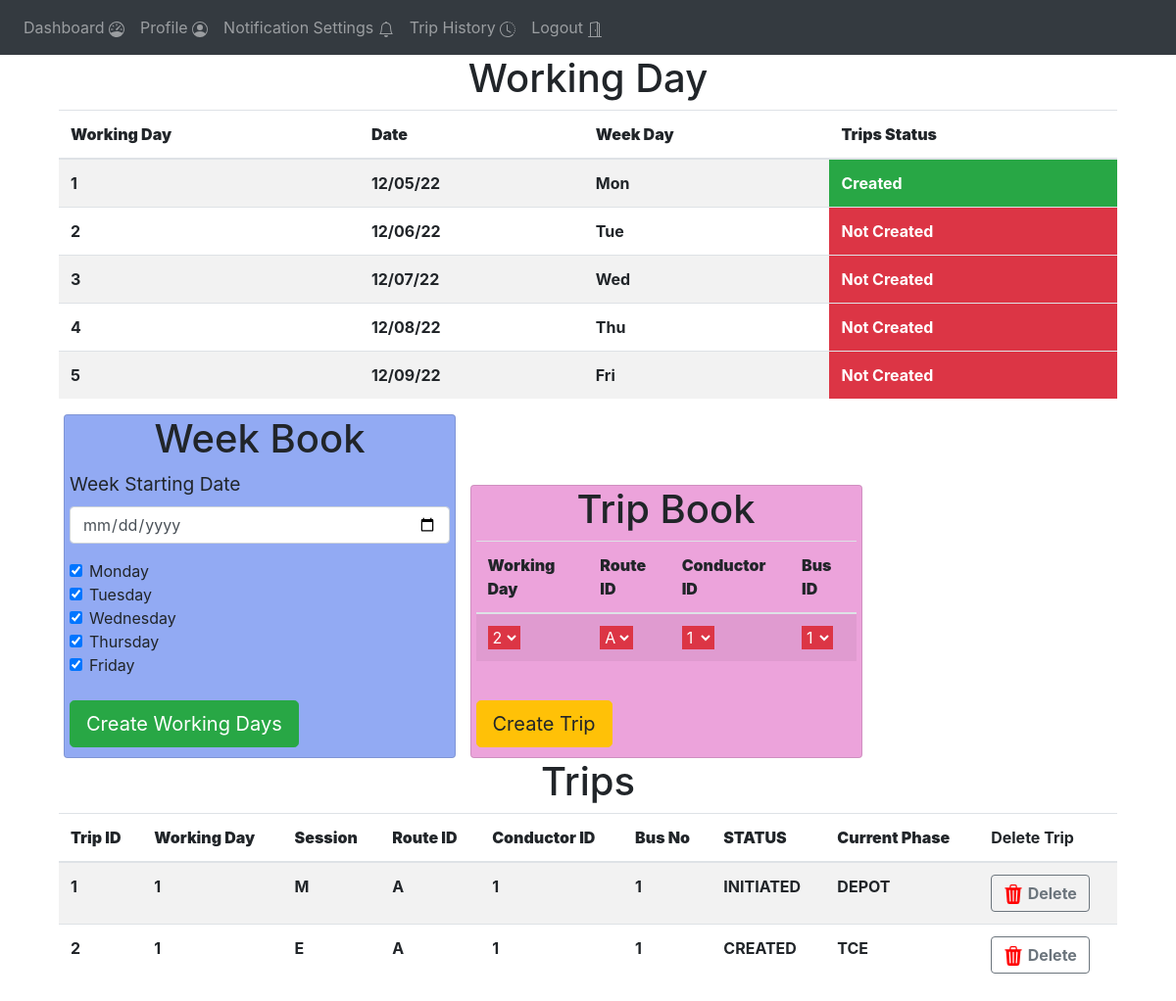
Before: /admin-trip-management (signed in) with the older database file.
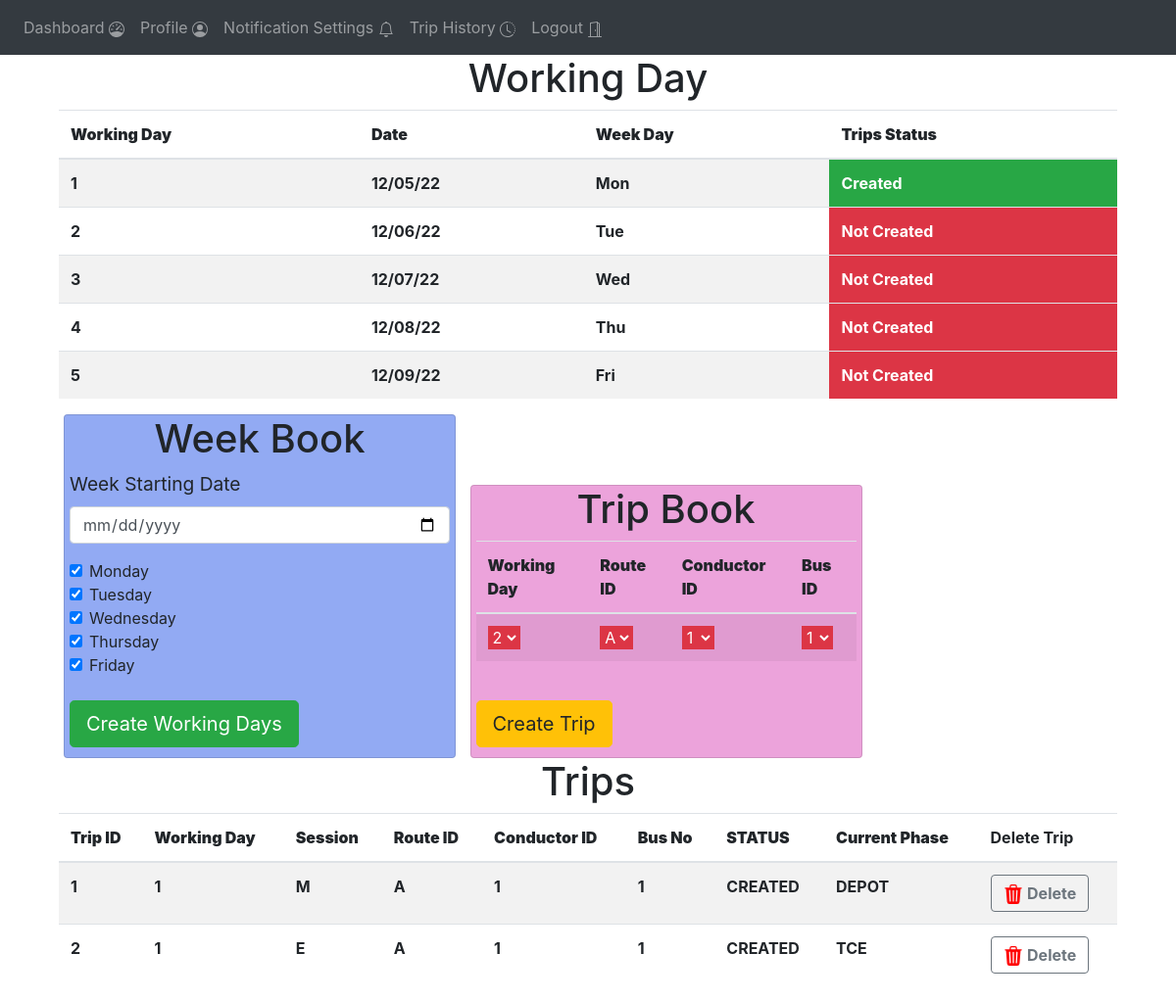
After: the same page with the newer database file.
### website/models.py (models this page shows)
class Trips(db.Model):
    trip_id = db.Column(db.Integer, primary_key=True)
    working_day = db.Column(db.Integer)
    route_id = db.Column(db.Integer)
    conductor_id = db.Column(db.Integer)
    bus_id =  db.Column(db.String(1))
    session = db.Column(db.String(1))
    status = db.Column(db.String(15))
    current_phase = db.Column(db.String(15))
    start_time =  db.Column(db.String(15))
    end_time = db.Column(db.String(15))

### website/views.py (the view)
@views.route('/admin-trip-management', methods=['GET', 'POST'])
@login_required
def admin_trip_management():
    working_days = Working_day.query.all()
    routes = Route.query.all()
    bus_data = Bus_data.query.all()
    conductor_details= Conductor_details.query.all()
    trips = Trips.query.all()
    return render_template("admin_trip_management.html" , user = current_user ,
                        working_days = working_days , routes = routes , bus_data=bus_data , conductor_details=conductor_details , trips=trips )

### website/__init__.py (called while the page is built)
def create_app():
    app = Flask(__name__)
    app.config['SECRET_KEY'] = '#itsactuallyapassword'
    app.config['SQLALCHEMY_DATABASE_URI'] = f'sqlite:///{DB_NAME}'
    db.init_app(app)
    from .views import views
    from .auth import auth
    app.register_blueprint(views, url_prefix='/')
    app.register_blueprint(auth, url_prefix='/')
    from .models import User
    create_database(app)
    login_manager = LoginManager()
    login_manager.login_view = 'auth.login'
    login_manager.init_app(app)
    @login_manager.user_loader
    def load_user(id):
        return User.query.get(int(id))
    return app

### website/templates/admin_trip_management.html (shortened to what the changed rows need)
{% extends "base.html" %}
{% block content %}
<div align="centre" class = "container">
  <div >
      <h1 align = "center">Working Day</h1>
    <table class="table table-striped">
      <thead>
        <tr>
          <th scope="col" ><b>Working Day </b></th>
          <th scope="col"><b>Date</b></th>
          <th scope="col"><b>Week Day</b></th>
          <th scope="col"><b>Trips Status</b></th>
        </tr>
      </thead>
      <tbody>
      {%if working_days%}
        {%for w in  working_days %}
        <tr>
          <th>{{w.day}}</th>
          <th>{{w.date}}</th>
          <th>{{w.week_day}}</th>
          {%if w.trips_created =="N" %}
          <th class = "btn-danger" >Not Created</th>
          {%endif%}
          {%if w.trips_created =="Y"%}
          <th class="btn-success">Created</th>
          {%endif%}
        </tr>
        {%endfor%}
        {%endif%}
      </tbody>
    </table>
  </div>
  <div class ="card" style="width: 25rem;background: rgb(146, 170, 243);margin-left: 5px;margin-right: 5px;padding-left: 5px;padding-right:5px ; padding-bottom : 10px; display: inline-block;" >
  <form method="POST">
    <h1 align="center">Week Book</h3>
    <div class="form-group">
      <label for="Week starting date" style="font-size: larger;">Week Starting Date</label>
      <input
        type="date"
        class="form-control"
        id="week_starting_day"
        name="email"
        placeholder="Enter email"
      />
    </div>
    <div class="form-check">
      <input class="form-check-input" type="checkbox" value="0" checked  id="monday">
      <label class="form-check-label" for="flexCheckDefault">Monday</label>
    </div>
    <div class="form-check">
      <input class="form-check-input" type="checkbox" value="0"  checked id="tuesday">
      <label class="form-check-label" for="flexCheckDefault">Tuesday</label>
    </div>
    <div class="form-check">
      <input class="form-check-input" type="checkbox" value="0" checked id="wednesday">
      <label class="form-check-label" for="flexCheckDefault">Wednesday</label>
    </div>
    <div class="form-check">
      <input class="form-check-input" type="checkbox" value="0"  checked id="thursday">
      <label class="form-check-label" for="flexCheckDefault">Thursday</label>
    </div>
    <div class="form-check">
      <input class="form-check-input" type="checkbox" value="0"  checked id="friday">
      <label class="form-check-label" for="flexCheckDefault">Friday</label>
    </div>
    <br />
    <button  class="btn btn-success btn-lg" onclick="week_book()" > Create Working Days</button>
  </form>
  </div>
<div class ="card" style="width: 25rem;background: rgb(236, 163, 219);margin-left: 5px;margin-right: 5px; padding-left: 5px;padding-right: 5px;padding-bottom : 10px; display: inline-block;" >
  <form method="POST">
    <h1 align="center">Trip Book</h3>
      <table class="table table-striped">
        <thead>
          <tr>
            <th scope="col"><b>Working Day</b></th>
            <th scope="col"><b>Route ID</b></th>
            <th scope="col"><b>Conductor ID</b></th>
            <th scope="col"><b>Bus ID</b></th>
          </tr>
        </thead>
        <tbody>
          <tr>
            <th>
              <select class="form-select btn-danger" aria-label="Default select example" id = "working_day">
                {%for w in working_days%}
                {%if w.trips_created == "N" %}
                <option value="{{w.day}}" style="width: 10rem ;"  >{{w.day}}</option>
                {%endif%}
                {%endfor%}
              </select>
            </th>
            <th >
              <select class="form-select btn-danger" aria-label="Default select example" id = "route_id">
              <option value="A">A</option>
              </select>
            </th>
            <th >
              <select class="form-select btn-danger" aria-label="Default select example" id = "conductor_id">
                {%for c in conductor_details%}
                <option value="{{c.conductor_id}}" style="width:fit-content;">{{c.conductor_id}}</option>
                {%endfor%}
              </select>
            </th>
            <th >
              <select class="form-select btn-danger" aria-label="Default select example" id = "bus_id">
                {%for b in bus_data%}
                <option value="{{b.no}}" style="width:fit-content ;">{{b.no}}</option>
                {%endfor%}
              </select>
            </th>
          </tr>
        </tbody>
      </table>
    <br />
    <button  class="btn btn-warning btn-lg" onclick="create_trips()" > Create Trip</button>
  </form>
  </div>
</div>
<div align="centre" class = "container">
  <div>
      <h1 align = "center">Trips</h1>
    <table class="table table-striped">
      <thead>
        <tr>
          <th scope="col"><b>Trip ID</b></th>
          <th scope="col"><b>Working Day</b></th>
          <th scope="col"><b>Session</b></th>
          <th scope="col"><b>Route ID</b></th>
          <th scope="col"><b>Conductor ID</b></th>
          <th scope="col"><b>Bus No</b></th>
          <th scope="col"><b>STATUS</b></th>
          <th scope="col"><b>Current Phase</b></th>
          <th>Delete Trip</th>
        </tr>
      </thead>
      <tbody>
      {%if trips%}
        {%for t in  trips %}
        <tr>
          <th>{{t.trip_id}}</th>
          <th>{{t.working_day}}</th>
          <th>{{t.session}}</th>
          <th>{{t.route_id}}</th>
          <th>{{t.conductor_id}}</th>
          <th>{{t.bus_id}}</th>
          <th>{{t.status}}</th>
          <th>{{t.current_phase}}</th>
          <th>
            <button class="btn btn-outline-secondary" onclick="delete_trip({{t.trip_id}})">
             <b>Delete</b>
          </button>
          </th>
        </tr>
        {%endfor%}
        {%endif%}
      </tbody>
    </table>
  </div>
</div>
{% endblock %}

Changed rows visible on the page:
changed Trips "DEPOT": status "INITIATED" → "CREATED"
